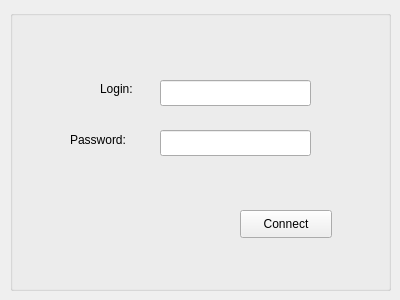
<?xml version="1.0" encoding="UTF-8"?>
<ui version="4.0">
 <class>Form</class>
 <widget class="QWidget" name="Form">
  <property name="geometry">
   <rect>
    <x>0</x>
    <y>0</y>
    <width>400</width>
    <height>300</height>
   </rect>
  </property>
  <property name="windowTitle">
   <string>Fenetre de connexion</string>
  </property>
  <widget class="QGroupBox" name="groupBox">
   <property name="geometry">
    <rect>
     <x>10</x>
     <y>10</y>
     <width>381</width>
     <height>281</height>
    </rect>
   </property>
   <property name="title">
    <string/>
   </property>
   <widget class="QPushButton" name="connectButton">
    <property name="geometry">
     <rect>
      <x>230</x>
      <y>200</y>
      <width>92</width>
      <height>28</height>
     </rect>
    </property>
    <property name="text">
     <string>Connect</string>
    </property>
   </widget>
   <widget class="QLineEdit" name="loginE">
    <property name="geometry">
     <rect>
      <x>150</x>
      <y>70</y>
      <width>151</width>
      <height>26</height>
     </rect>
    </property>
   </widget>
   <widget class="QLineEdit" name="passE">
    <property name="geometry">
     <rect>
      <x>150</x>
      <y>120</y>
      <width>151</width>
      <height>26</height>
     </rect>
    </property>
    <property name="inputMask">
     <string/>
    </property>
   </widget>
   <widget class="QLabel" name="label">
    <property name="geometry">
     <rect>
      <x>90</x>
      <y>70</y>
      <width>51</width>
      <height>18</height>
     </rect>
    </property>
    <property name="text">
     <string>Login:</string>
    </property>
   </widget>
   <widget class="QLabel" name="label_2">
    <property name="geometry">
     <rect>
      <x>60</x>
      <y>120</y>
      <width>81</width>
      <height>20</height>
     </rect>
    </property>
    <property name="text">
     <string>Password:</string>
    </property>
   </widget>
  </widget>
 </widget>
 <resources/>
 <connections/>
</ui>
